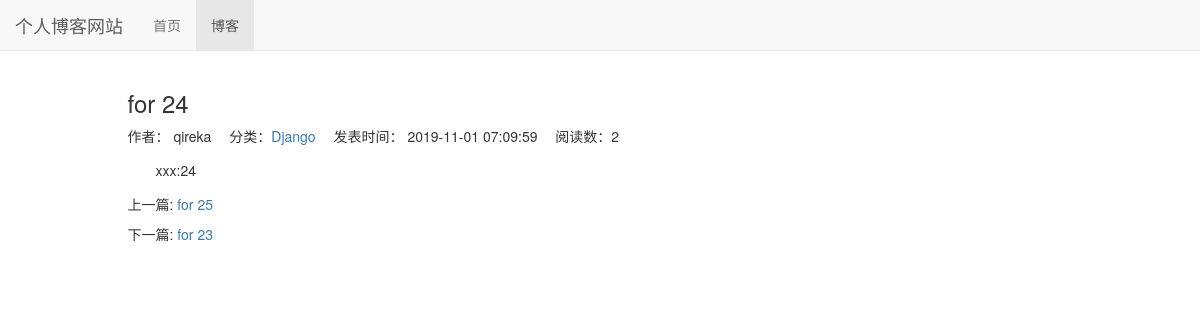
The page /blog/30 on the database its author committed.
### blog/models.py (models this page shows, shortened)
class Blog(models.Model, ReadNumExpendMethod):
    title = models.CharField(max_length=50)  # 标题
    blog_type = models.ForeignKey(BlogType, on_delete=models.DO_NOTHING)  # 博客类型，从BlogType类导入
    content = RichTextUploadingField()  # 内容
    author = models.ForeignKey(User, on_delete=models.DO_NOTHING)  # 作者,从User类下导入
    read_details = GenericRelation(ReadDetail)
    create_time = models.DateTimeField(auto_now_add=True)  # 创建时间
    last_updated_time = models.DateTimeField(auto_now=True)  # 最后修改时间
    class Meta:
        ordering = ['-create_time']

class BlogType(models.Model):
    type_name = models.CharField(max_length=15)
    def __str__(self):
        return self.type_name

### read_statistics/models.py (models this page shows)
class ReadNum(models.Model):
    read_num = models.IntegerField(default=0)
    content_type = models.ForeignKey(ContentType, on_delete=models.DO_NOTHING)
    object_id = models.PositiveIntegerField()
    content_object = GenericForeignKey('content_type', 'object_id')

### blog/views.py (the view)
# urls.py: path('<int:blog_pk>', views.blog_detail, name='blog_detail'),
def blog_detail(request, blog_pk):
    blog = get_object_or_404(Blog, pk=blog_pk)
    read_cookie_key = read_statistics_once_read(request, blog)
    context = {}
    context['previous_blog'] = Blog.objects.filter(create_time__gt=blog.create_time).last()
    context['next_blog'] = Blog.objects.filter(create_time__lt=blog.create_time).first()
    context['blog'] = blog
    response = render_to_response('blog_detail.html', context)  # 相应
    response.set_cookie(read_cookie_key, 'true')  # 阅读cookie标记
    return response

### read_statistics/models.py (called while the page is built)
    def get_read_num(self):
        try:
            ct = ContentType.objects.get_for_model(self)
            readnum = ReadNum.objects.get(content_type=ct, object_id=self.pk)
            return readnum.read_num
        except exceptions.ObjectDoesNotExist:
            return 0

### read_statistics/utils.py (called while the page is built)
def read_statistics_once_read(request, obj):
    ct = ContentType.objects.get_for_model(obj)
    key = '%s_%s_read' % (ct.model, obj.pk)
    if not request.COOKIES.get(key):
        readnum, create = ReadNum.objects.get_or_create(content_type=ct, object_id=obj.pk)
        readnum.read_num += 1
        readnum.save()
        date = timezone.now().date()
        read_detail, create = ReadDetail.objects.get_or_create(content_type=ct, object_id=obj.pk, date=date)
        read_detail.read_num += 1
        read_detail.save()
    return key

### blog/templates/blog_detail.html (shortened to what this page needs)
{% extends 'base.html' %}
{% block nav_blog_active %}active{% endblock %}
{% load staticfiles %}
{% block header_extends %}
    <link rel="stylesheet" href="{% static 'blog.css' %}">
{% endblock %}
{% block content %}
    <div class="container">
        <div class="row">
            <div class="col-xs-10 col-xs-offset-1">
                <ul class="blog-info-description">
                    <h3>{{ blog.title }}</h3>
                    <li>作者： {{ blog.author }}</li>
                    <li>分类：<a href="{% url 'blogs_with_type' blog.blog_type.pk %}">{{ blog.blog_type }}</a></li>
                    <li>发表时间： {{ blog.create_time|date:'Y-m-d H:i:s' }}</li>
                    <li>阅读数：{{ blog.get_read_num }}</li>
                    <div class="blog-content"><p>{{ blog.content|safe }}</p></div>
                    <div class="more-blog">
                        <p>上一篇:
                            {% if previous_blog %}
                                <a href="{% url 'blog_detail' previous_blog.pk %}">{{ previous_blog.title }}</a>
                            {% else %}
                                暂无上一篇
                            {% endif %}</p>
                        <p>下一篇:
                            {% if next_blog %}
                                <a href="{% url 'blog_detail' next_blog.pk %}">{{ next_blog.title }}</a>
                            {% else %}
                                暂无下一篇
                            {% endif %}</p>
                    </div>
                </ul>
            </div>
        </div>
    </div>
{% endblock %}

### static/base.css (style rules this page uses)
* { margin: 0; padding: 0; }
body { margin-top: 70px!important; }

### blog/static/blog.css (style rules this page uses)
ul.blog-info-description { list-style: none; }
ul.blog-info-description li { margin-right: 1em; display: inline-block; margin-bottom: 1em; }
div.blog-content { text-indent: 2em; }
div.more-blog { margin-top: 1em ; }

### rows shown on the page
Blog: title "for 24", author "qireka", blog_type "Django", create_time "2019-11-01 07:09:59", get_read_num "2", content "xxx:24"
Blog: title "for 25"
Blog: title "for 23"
